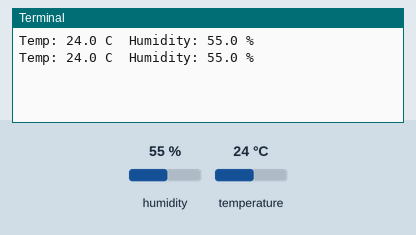
Recording of a program running on a simulated Raspberry Pi (BCM pin numbers). Shown: the last lines printed to the terminal. Inputs (shaded band) come from the test bench; at power-on: humidity 55 %, temperature 24 °C. Threads take turns every 2 ms.

Above: at 1.7 s.
1.8 s: humidity set to 22 %
At 2.5 s:
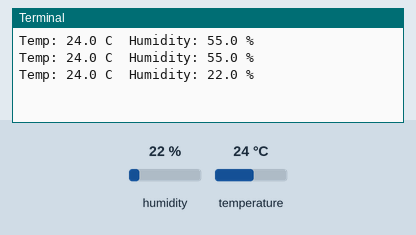
3.3 s: temperature set to 12 °C
At 3.3 s:
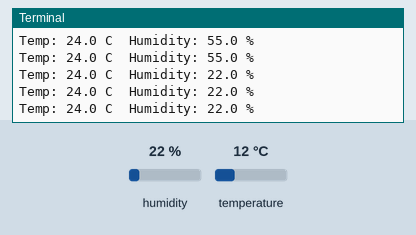
4.8 s: humidity set to 40 %
At 4.8 s:
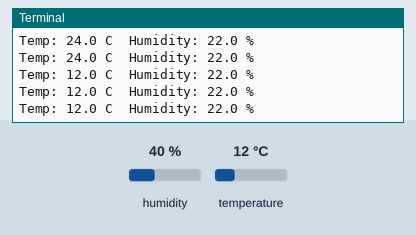
Timing chart, 0 to 7.8 s (numbered marks = the images above; inputs shaded):
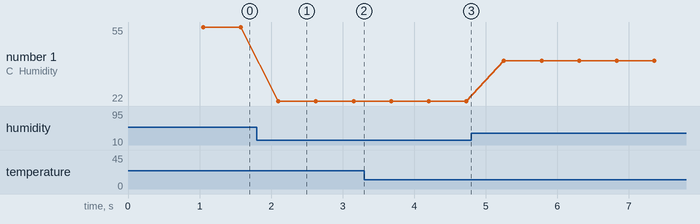

The program:

humidity.py
```python
#!/usr/bin/python3
import Adafruit_DHT
import time, threading

DHT_11 = 11
PIN = 26
frequency = 2

humidity, temperature = -1, -1


def read_sensor():
    global humidity, temperature
    temp_humidity, temp_temperature = Adafruit_DHT.read_retry(DHT_11, PIN)
    if 20 < temp_humidity < 100:
        humidity = temp_humidity
    if 0 < temp_temperature < 50:
        temperature = temp_temperature


def next_read():
    read_sensor()
    threading.Timer(frequency, next_read).start()

next_read()

if __name__ == "__main__":
    while True:
        read_sensor()
        print('Temp: {0:0.1f} C  Humidity: {1:0.1f} %'.format(temperature, humidity))
```

Measured:
- after the input at 1.8 s, the terminal: prints a new line after 0.30 s (image 1)
- plotted number 1: 55 → 22 after the input at 1.8 s, 22 → 40 after the input at 4.8 s
